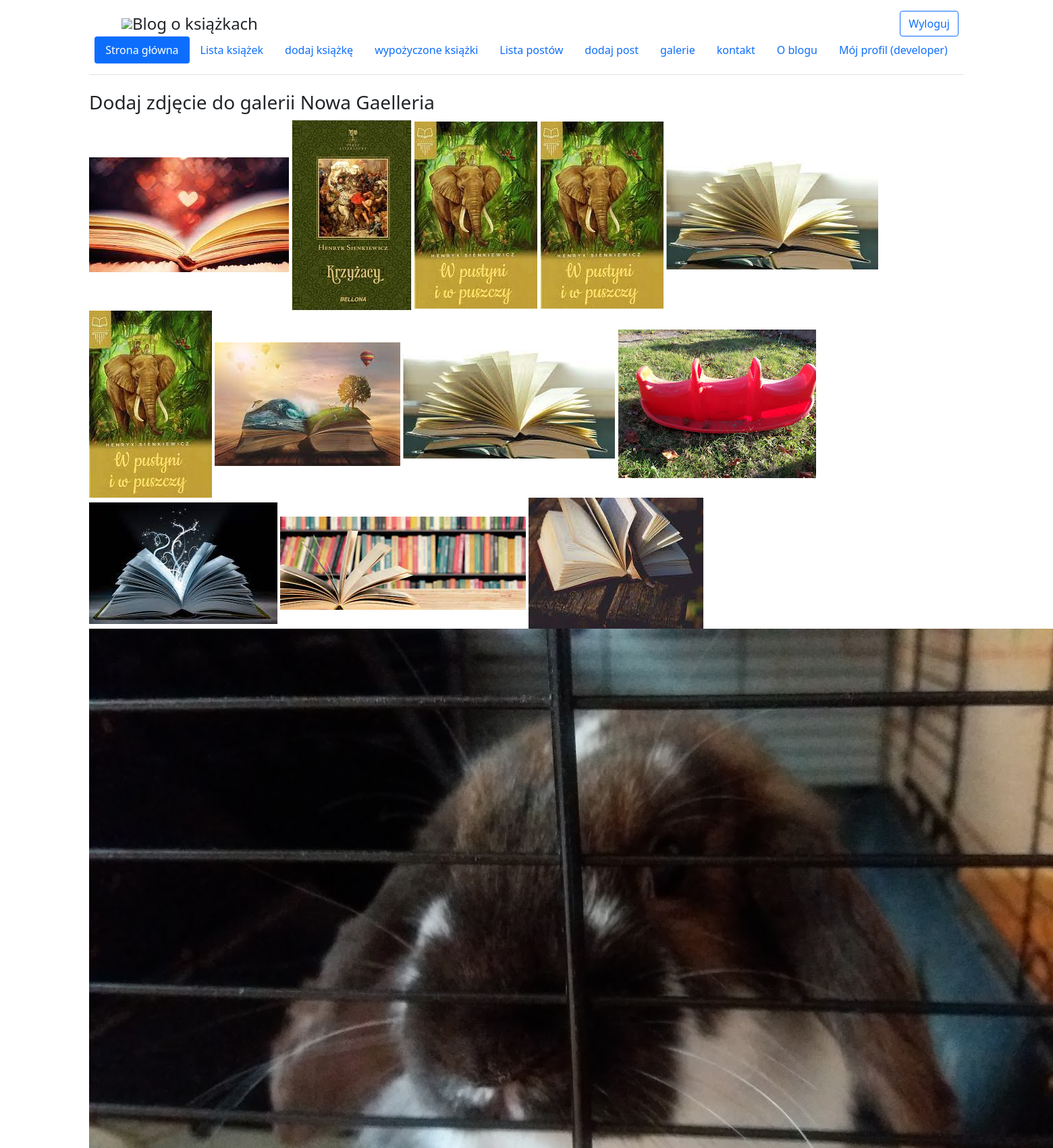
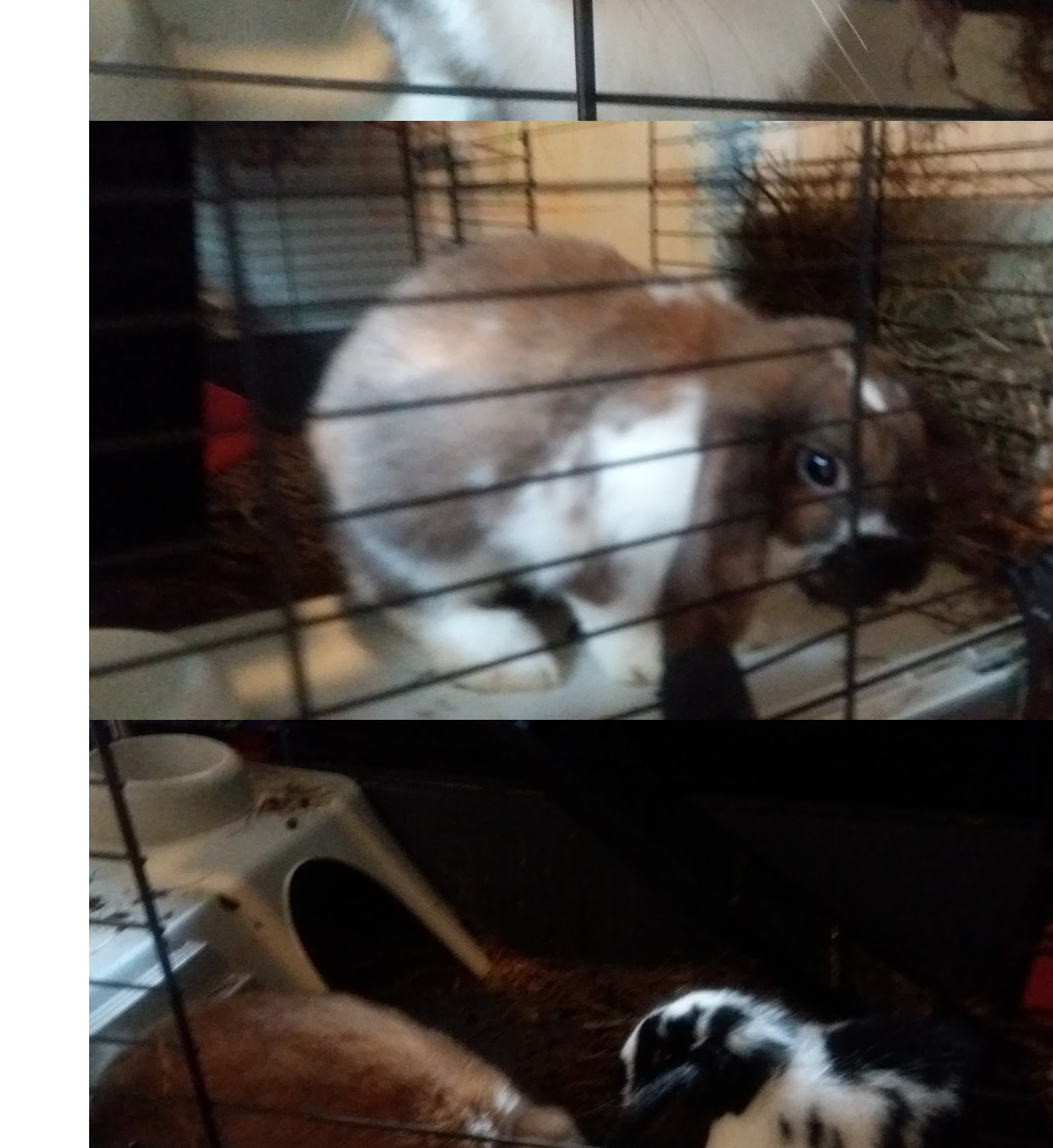
Page /galleries/1/add_photo (signed in, upper part) on the committed database (2 pictures, top to bottom).
### galleries/models.py (models this page shows, shortened)
class Gallery(Timestamped):
    title = models.CharField(max_length=100)
    slug = models.SlugField(unique=True, max_length=100)
    description = tinymce_models.HTMLField(null=True, blank=True)
    status = models.CharField(default=Status.NEW, max_length=10, choices=Status.choices)
    user = models.ForeignKey("auth.User", on_delete=models.CASCADE, default="1", related_name="galleries")
    class Meta:
        verbose_name = "Galeria"
        verbose_name_plural = "Galerie"

class Photo(Timestamped):
    title = models.CharField(max_length=100)
    slug = models.SlugField(unique=True, max_length=100)
    short_description = models.CharField(max_length=300, null=True, blank=True)
    image = models.ImageField(upload_to=upload_to, null=True, blank=True)
    gallery = models.ForeignKey("Gallery",on_delete=models.CASCADE, related_name="photos")
    source = models.CharField(max_length=255, null=True, blank=True)
    status = models.CharField(default=Status.NEW, max_length=10, choices=Status.choices)
    class Meta:
        verbose_name = "Zdjęcie"
        verbose_name_plural = "Zdjęcia"

### galleries/views.py (the view, shortened to what this page needs)
# urls.py: path('<int:gallery_id>/add_photo', add_photo, name="add_photo")
def add_photo(request, gallery_id):
    if request.user.is_authenticated:
        gallery = Gallery.objects.get(pk=gallery_id)
        PhotosFormSet = modelformset_factory(Photo, form=PhotoForm, extra=1)
        formset = PhotosFormSet(queryset=gallery.photos.none())
        return render(
            request,
            "galleries/add_photo.html", {"formset": formset, 'gallery': gallery })

### galleries/templates/galleries/add_photo.html (shortened to what this page needs)
{% extends "base.html" %}
{% load crispy_forms_filters %}
{% load crispy_forms_tags %}
{% load static %}
{% load thumbnail %}
{% block content %}
    {%  if formset %}
        <div class="row">
            <h3>Dodaj zdjęcie do galerii {{ gallery.title }}</h3>
            <div>
                {% for photo in gallery.photos.all %}
                    {% thumbnail photo.image "80" as im %}
                        <img src="{{ im.url }}" alt=""/>
                    {% endthumbnail %}
                {% endfor %}
            </div>
        </div>
    {% endif %}
{% endblock %}

### books/templates/base.html (shortened to what this page needs)
{% load static %}
<!DOCTYPE html>
<html lang="en">
<head>
    <link href="https://cdn.jsdelivr.net/npm/bootstrap@5.1.3/dist/css/bootstrap.min.css" rel="stylesheet">
</head>
<body>
<div class="container">
    <header class="d-flex flex-wrap justify-content-center py-3 mb-4 border-bottom">
      <a href="/" class="d-flex align-items-center mb-3 mb-md-0 me-md-auto text-dark text-decoration-none">
        <svg class="bi me-2" width="40" height="32"><use xlink:href="#bootstrap"></use></svg>
            <img src="https://pywww.pl/assets/graphics/logo.png">
          <span class="fs-4">Blog o książkach</span>
      </a>
    <div class="col-md-3 text-end">
        {%  if user.is_authenticated %}
            <a type ="button" class="btn btn-outline-primary me-2" href="{% url "logout" %}">Wyloguj</a>
        {% else %}
            <a type="button" class="btn btn-outline-primary me-2" href="{% url "login" %}">Zaloguj</a>
            <a type="button" class="btn btn-primary" href="{% url "register:register" %}">Zarejestruj</a>
        {% endif %}
    </div>
      <ul class="nav nav-pills">
        <li class="nav-item"><a href="{% url 'main:home' %}" class="nav-link active" aria-current="page">Strona główna</a></li>
        <li class="nav-item"><a href="{% url 'books:list' %}" class="nav-link">Lista książek</a></li>
           <li class="nav-item"><a href="{% url 'books:add_book' %}" class="nav-link">dodaj książkę</a></li>
          <li class="nav-item"><a href="{% url 'books:borrow_list' %}" class="nav-link">wypożyczone książki</a></li>
        <li class="nav-item"><a href="{% url 'posts:list' %}" class="nav-link">Lista postów</a></li>
          <li class="nav-item"><a href="{% url 'posts:add_post' %}" class="nav-link">dodaj post</a></li>
        <li class="nav-item"><a href="{% url 'galleries:galleries_list' %}" class="nav-link">galerie</a></li>
        <li class="nav-item"><a href="{% url 'main:contact' %}" class="nav-link">kontakt</a></li>
        <li class="nav-item"><a href="{% url 'main:hello' %}" class="nav-link">O blogu</a></li>
          {% if user.id %}
          <li class="nav-item"> <a href="{% url 'main:userprofile' user.id %}" class="nav-link">Mój profil ({{ request.user }}) </a> </li>
        {% endif %}
      </ul>
    </header>
</div>
<div class="container">
    {% block content %}
    {% endblock %}
</div>
</body>
</html>

### rows in the picture
Gallery: title "Nowa Gaelleria"
Photo: shows a picture
Photo: shows a picture
Photo: shows a picture
Photo: shows a picture
Photo: shows a picture
Photo: shows a picture
Photo: shows a picture
Photo: shows a picture
Photo: shows a picture
Photo: shows a picture

### other values in the picture
{{ request.user }} "developer"
